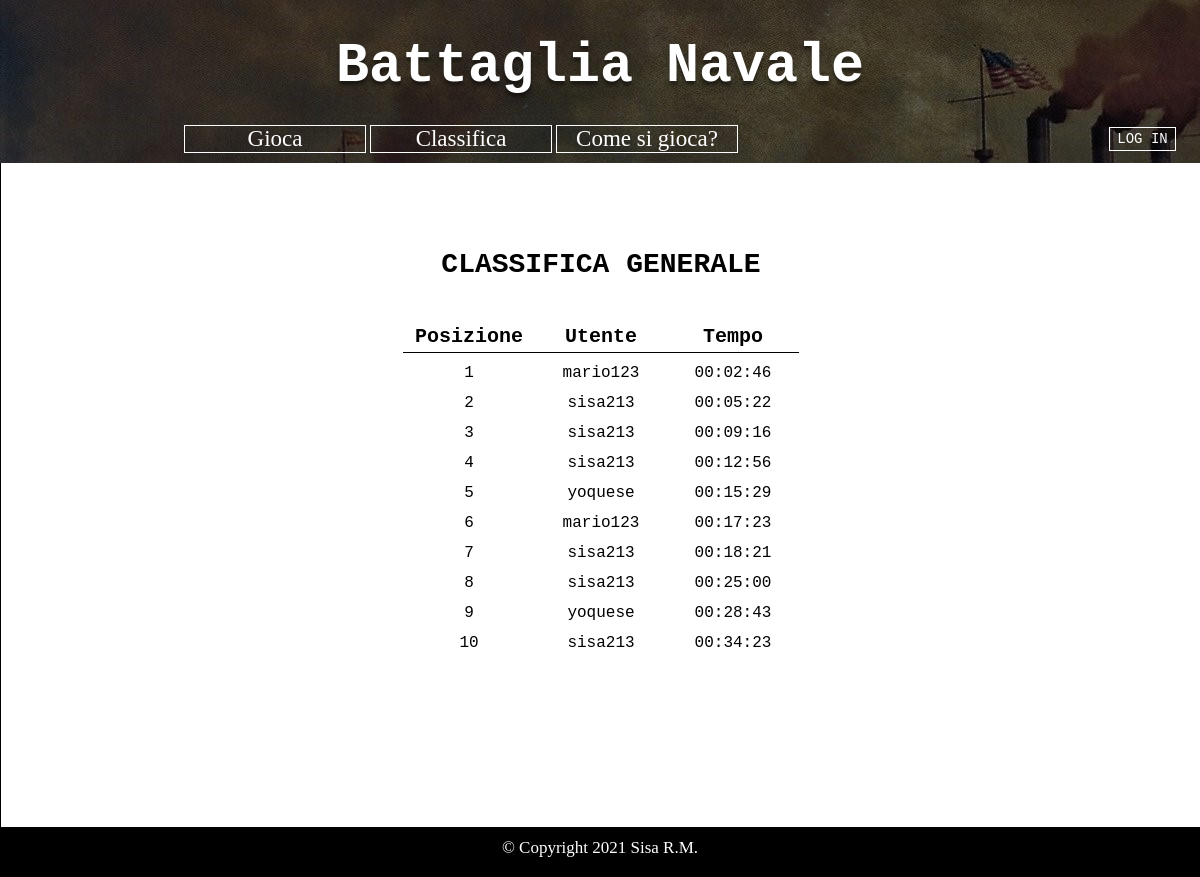
The app's page /classifiche.php with its own data.
### tables this page shows
CREATE TABLE IF NOT EXISTS `punteggio` (
`punteggioID` int(11) NOT NULL,
  `utente` varchar(100) NOT NULL,
  `tempo` varchar(100) NOT NULL,
  `timestamp` timestamp NOT NULL DEFAULT CURRENT_TIMESTAMP ON UPDATE CURRENT_TIMESTAMP
);

### php/getScores.php (the view, shortened to what this page needs)
<?php
    $nomeHost = "localhost";
    $nomeUtente = "id19749266_root";
    $password = "fiz/Z6D)f!T+{^\=";
    $nomeDB = "id19749266_battaglianavale";
    $mysqli= new mysqli($nomeHost, $nomeUtente, $password, $nomeDB);
    echo '<div id="generalTable" class="tableCont"><h2>CLASSIFICA GENERALE</h2><table>';
    echo '<tr id="header"><th>Posizione</th><th>Utente</th><th>Tempo</th></tr>';
    $query = "SELECT utente, tempo FROM punteggio ORDER BY tempo ASC LIMIT 10";
    $result = mysqli_query($mysqli,$query);
    $i=1;
    while($row = mysqli_fetch_array($result)){
        echo "<tr><td>" . $i . "</td><td>" . $row['utente'] . "</td><td>" . $row['tempo'] . "</td></tr>";
        $i++;
    }
    echo '</table></div>';
?>

### classifiche.php (shortened to what this page needs)
<!DOCTYPE html>
<html lang="it">
    <head>
        <link rel="stylesheet" href="styling.css">
    </head>
    <body>
        <h1>Battaglia Navale</h1>
        <nav>
            <ul>
                <li><a class="nav-elem" href="home.php">Gioca</a></li>
                <li><a class="nav-elem" href="classifiche.php">Classifica</a></li>
                <li><a class="nav-elem" href="documentazione.html" target="_blank">Come si gioca?</a></li>
            </ul>
            <div id="logCont">
                    <?php
                        if ( isset($_SESSION['id']) && isset($_SESSION['name']) ) {
                            echo'<script src="js/checkLoggedIn.js"></script>';
                            echo'<p>Benvenuto</p><p id="userName">';
                            echo $_SESSION['name'];
                            echo '</p><a id="log-elem" href="logout.php">LOG OUT</a>';
                        }
                        else {
                            echo '<a id="log-elem" href="index.php">LOG IN</a>';
                        }
                    ?>
                </div>
        </nav>
        <div id="game-display">
            <?php
                include 'php/getScores.php';
            ?>
        </div>
        <footer>
                <p>© Copyright 2021 Sisa R.M.</p>
        </footer>
    </body>
</html>

### styling.css (style rules this page uses)
body { background-image: url("img/santiago-battle.jpg"); text-align: center; margin: 0px 0px 0px 0px; }
h1 { font-family: "Courier New","Lucida Console", monospace; margin-top: 0px; font-size: 55px; font-weight: bolder; text-shadow: 0px 4px 3px rgba(0,0,0,0.4), 0px 8px 13px rgba(0,0,0,0.1), 0px 18px 23px rgba(0,0,0,0.1); color: white; background-image: url("img/headerBG.jpg"); height: 80px; padding-top: 35px; margin-bottom: 0px; }
nav { height: 45px; width: 100%; position: sticky; top: 0; background-image: url("img/headerBG.jpg"); background-position: 0px 375px; padding-bottom: 3px; text-align: right; }
#logCont { float: right; height: 45px; font-size: 16px; width: 270px; color: white; font-family: "Courier New","Lucida Console", monospace; margin-left: 14%; margin-bottom: 3px; margin-right: 2%; margin-top: 12px; text-align: right; }
#logCont>* { display: inline-block; vertical-align: middle; }
#log-elem { color: white; margin-left: 20px; border: 1px solid white; font-size: 14px; height: 19px; width: 65px; text-decoration: none; vertical-align: 3px; padding-top: 3px; margin-bottom: 5px; text-align: center; }
ul { list-style-type: none; text-align: center; color: white; vertical-align: middle; padding-top: 10px; margin-top: 0px; display: inline-block; }
li { display: inline-block; width: 180px; vertical-align: middle; border: 1px white solid; }
a { color: black; text-decoration: underline; }
footer { height: 50px; text-align: center; background-color: black; color: white; margin-top: 50px; margin-bottom: 0px; vertical-align: middle; position: fixed; width: 100%; bottom: 0px; }
footer>p { padding-top: 11px; }
#game-display { background-color: white; border: 1px solid black; width: 1200px; height: 700px; text-align: center; display: block; margin-left: auto; margin-right: auto; padding-top: 13px; border-top: none; }
.nav-elem { color: white; display: inline-block; font-size: 23px; text-decoration: none; }
#game-display>* { vertical-align: top; }
p { font-family: 'Courier New', Courier, monospace; font-size: 17px; margin-top: 0px; margin-bottom: 5px; }
footer>p { font-family: 'Times New Roman', Times, serif; margin-bottom: 0px; }
h2 { font-size: 28px; font-family: 'Courier New', Courier, monospace; margin-bottom: 40px; }
#header { border-bottom: 1px solid black; vertical-align: middle; }
table { border-collapse: collapse; margin-left: auto; margin-right: auto; }
td { font-family: 'Courier New', Courier, monospace; }
th { font-family: 'Courier New', Courier, monospace; width: 130px; font-size:20px; height: 30px; }
tr { height: 30px; vertical-align: bottom; }
.tableCont { display: inline-block; text-align: center; margin-top: 50px; width: 500px; }

### records on screen
punteggio: utente "mario123", tempo "00:02:46"
punteggio: utente "sisa213", tempo "00:05:22"
punteggio: utente "sisa213", tempo "00:09:16"
punteggio: utente "sisa213", tempo "00:12:56"
punteggio: utente "yoquese", tempo "00:15:29"
punteggio: utente "mario123", tempo "00:17:23"
punteggio: utente "sisa213", tempo "00:18:21"
punteggio: utente "sisa213", tempo "00:25:00"
punteggio: utente "yoquese", tempo "00:28:43"
punteggio: utente "sisa213", tempo "00:34:23"
